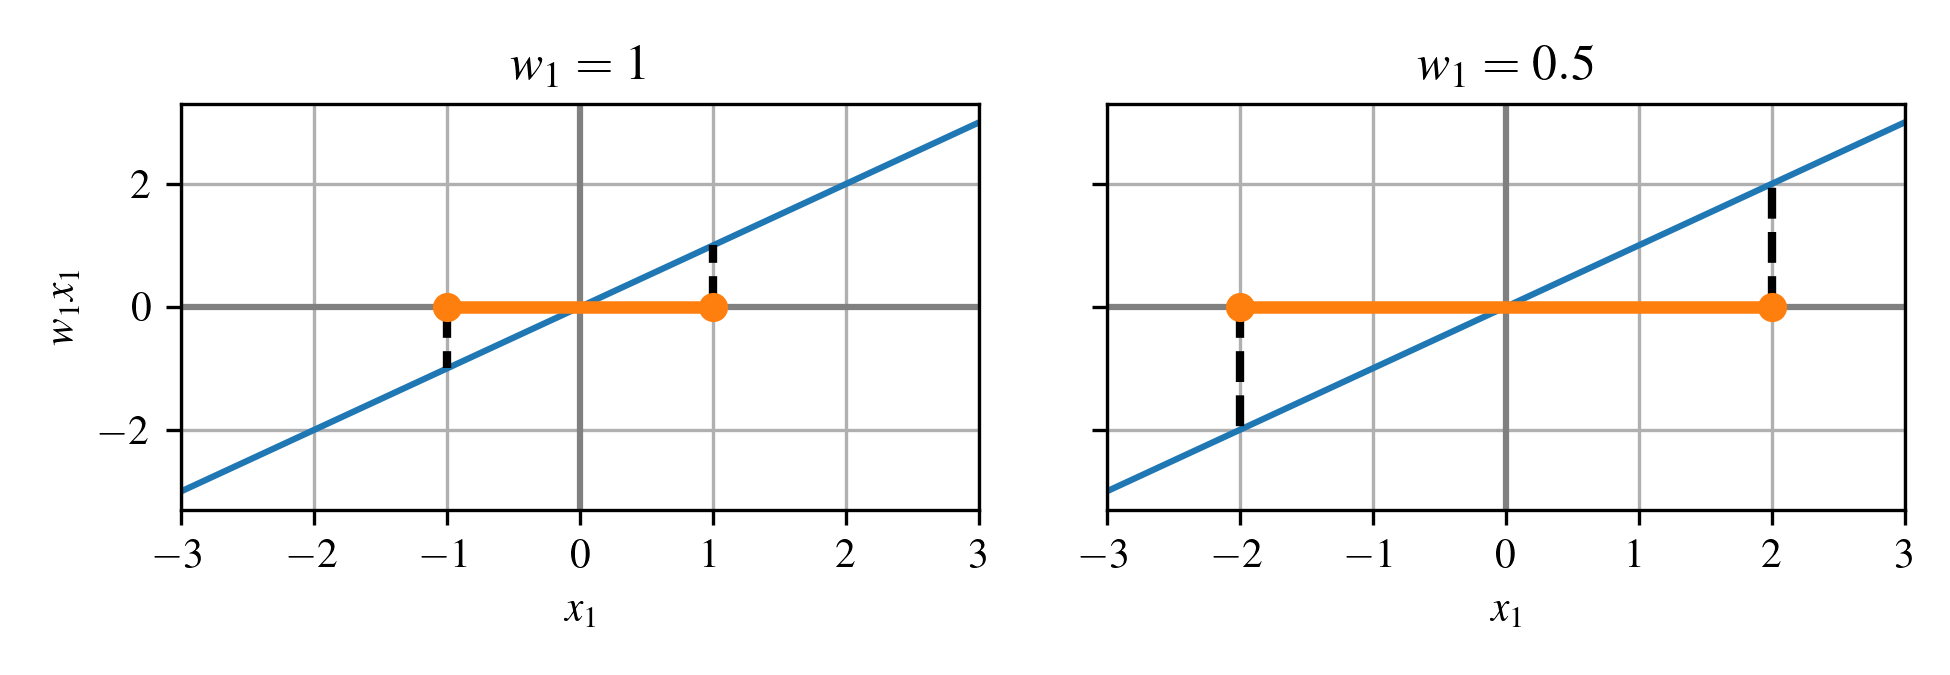

Reproduce this figure in Python.
#!/usr/bin/env python3
# -*- coding: utf-8 -*-

import IPython as IP
IP.get_ipython().run_line_magic('reset', '-sf')

#%% import modules and set default fonts and colors

"""
Default plot formatting code for Austin Downey's series of open-source notes/
books. This common header is used to set the fonts and format.

Header file last updated May 16, 2024
"""

import numpy as np
import scipy as sp
import matplotlib.pyplot as plt
import matplotlib as mpl


# set default fonts and plot colors
plt.rcParams.update({'text.usetex': True})
plt.rcParams.update({'image.cmap': 'viridis'})
plt.rcParams.update({'font.serif':['Times New Roman', 'Times', 'DejaVu Serif',
 'Bitstream Vera Serif', 'Computer Modern Roman', 'New Century Schoolbook',
 'Century Schoolbook L',  'Utopia', 'ITC Bookman', 'Bookman', 
 'Nimbus Roman No9 L', 'Palatino', 'Charter', 'serif']})
plt.rcParams.update({'font.family':'serif'})
plt.rcParams.update({'font.size': 10})
plt.rcParams.update({'mathtext.rm': 'serif'})
# I don't think I need this next line as its set to 'stixsans' above. 
plt.rcParams.update({'mathtext.fontset': 'custom'}) 
cc = plt.rcParams['axes.prop_cycle'].by_key()['color']
## End of plot formatting code

plt.close('all')

#%% Load special modules as needed


import matplotlib.pyplot as plt

#%% build and plot the figures


x1 = np.linspace(-3, 3, 200)

plt.figure(figsize=(6.5, 2.25))
plt.subplot(121)
w=1
b=0

y = w * x1 + b
m = 1 / w
plt.plot(x1, y)
plt.axhline(y=0, color='gray')
plt.axvline(x=0, color='gray')
plt.plot([m, m], [0, 1], "k--", linewidth=2)
plt.plot([-m, -m], [0, -1], "k--", linewidth=2)
plt.plot([-m, m], [0, 0], "-o", linewidth=3)
plt.grid(True)
plt.xlim([-3,3])
plt.xlabel("$x_1$")
plt.ylabel("$w_1 x_1$  ")
plt.title("$w_1 = {}$".format(w))

ax2 = plt.subplot(122)


w=0.5
b=0
y = w * x1 + b
m = 1 / w
plt.plot(x1, y)
plt.axhline(y=0, color='gray')
plt.axvline(x=0, color='gray')
plt.plot([m, m], [0, 1], "k--", linewidth=2)
plt.plot([-m, -m], [0, -1], "k--", linewidth=2)
plt.plot([-m, m], [0, 0], "-o", linewidth=3)
plt.grid(True)
plt.xlim([-3,3])
plt.xlabel("$x_1$")
plt.title("$w_1 = {}$".format(w))

plt.tight_layout()
ax2.set_yticklabels([])
plt.savefig("SVM_weight_vectors",dpi=300)
plt.savefig("SVM_weight_vectors.pdf")




